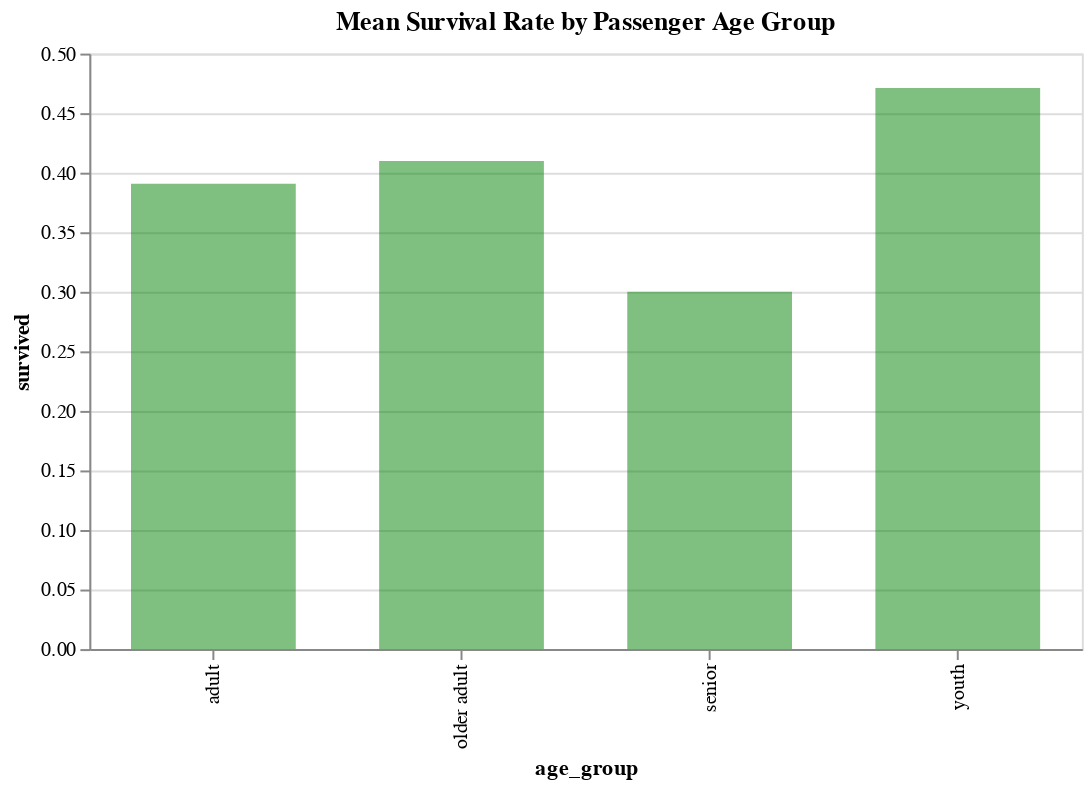

Write notebook code for a chart like this one.
### Markdown cell above
**Question 4(e)**  <br> {points: 1}  


Before we can do anything let's categorize the ages into 4 age classes into a column named `age_group`. Use the following conditions for each age class
- younger than 20 column values → "youth"   
- 20-39 column values → "adult"
- 40-59 column values → "older adult"   
- Age 60 and older column values → "senior" 

Find the mean survival rate of each `age_group` and plot this as a bar chart. Name the object `age_plot`.

### Code cell
titanic_df.loc[(titanic_df['age'] < 20),  'age_group'] = 'youth'
titanic_df.loc[(titanic_df['age']>=20) & (titanic_df['age']<40),  'age_group'] = 'adult'
titanic_df.loc[(titanic_df['age']>=40) & (titanic_df['age']<60),  'age_group'] = 'older adult'
titanic_df.loc[(titanic_df['age']>=60),  'age_group'] = 'senior'

titanic_age = titanic_df.groupby(by = 'age_group').agg(survived=('survived', 'mean'))
age_plot = alt.Chart(
    titanic_age.reset_index(), width=500, height=300).mark_bar(
        color='green', opacity=0.5, width = 83).encode(
            x=alt.X('age_group',axis=alt.Axis(tickCount=3)),
            y=alt.Y('survived')).properties(title = "Mean Survival Rate by Passenger Age Group")
age_plot

### Figure 1 — Vega-Lite specification as saved in the notebook (floating-point values rounded to 4 significant figures)
{"config": {"view": {"continuousWidth": 400, "continuousHeight": 300}}, "data": {"name": "data-bdf1ed9f96713b6f390ae823ea5201cc"}, "mark": {"type": "bar", "color": "green", "opacity": 0.5, "width": 83}, "encoding": {"x": {"type": "nominal", "axis": {"tickCount": 3}, "field": "age_group"}, "y": {"type": "quantitative", "field": "survived"}}, "height": 300, "title": "Mean Survival Rate by Passenger Age Group", "width": 500, "$schema": "https://vega.github.io/schema/vega-lite/v4.8.1.json", "datasets": {"data-bdf1ed9f96713b6f390ae823ea5201cc": [{"age_group": "adult", "survived": 0.3906}, {"age_group": "older adult", "survived": 0.4098}, {"age_group": "senior", "survived": 0.3}, {"age_group": "youth", "survived": 0.4711}]}}
